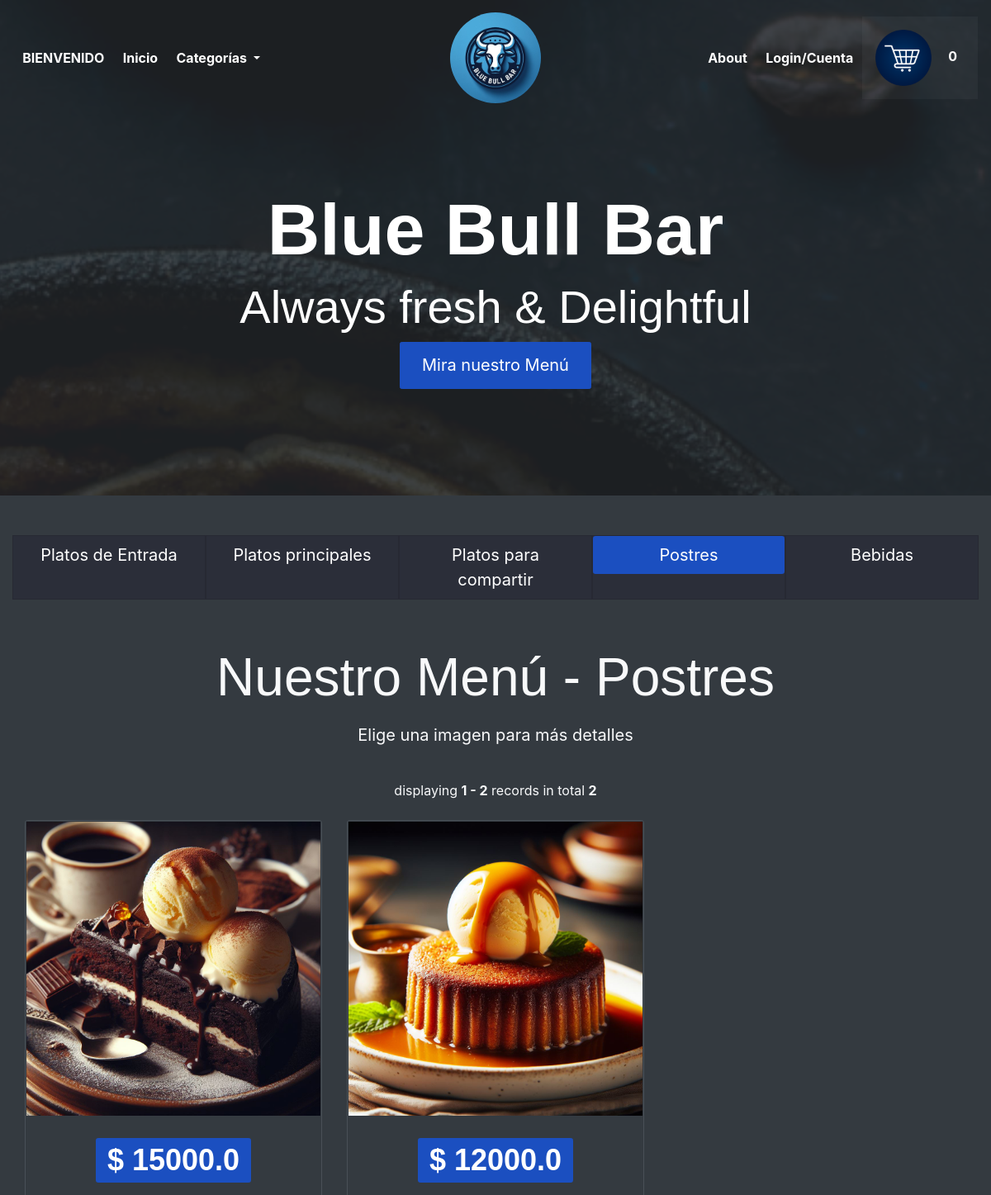
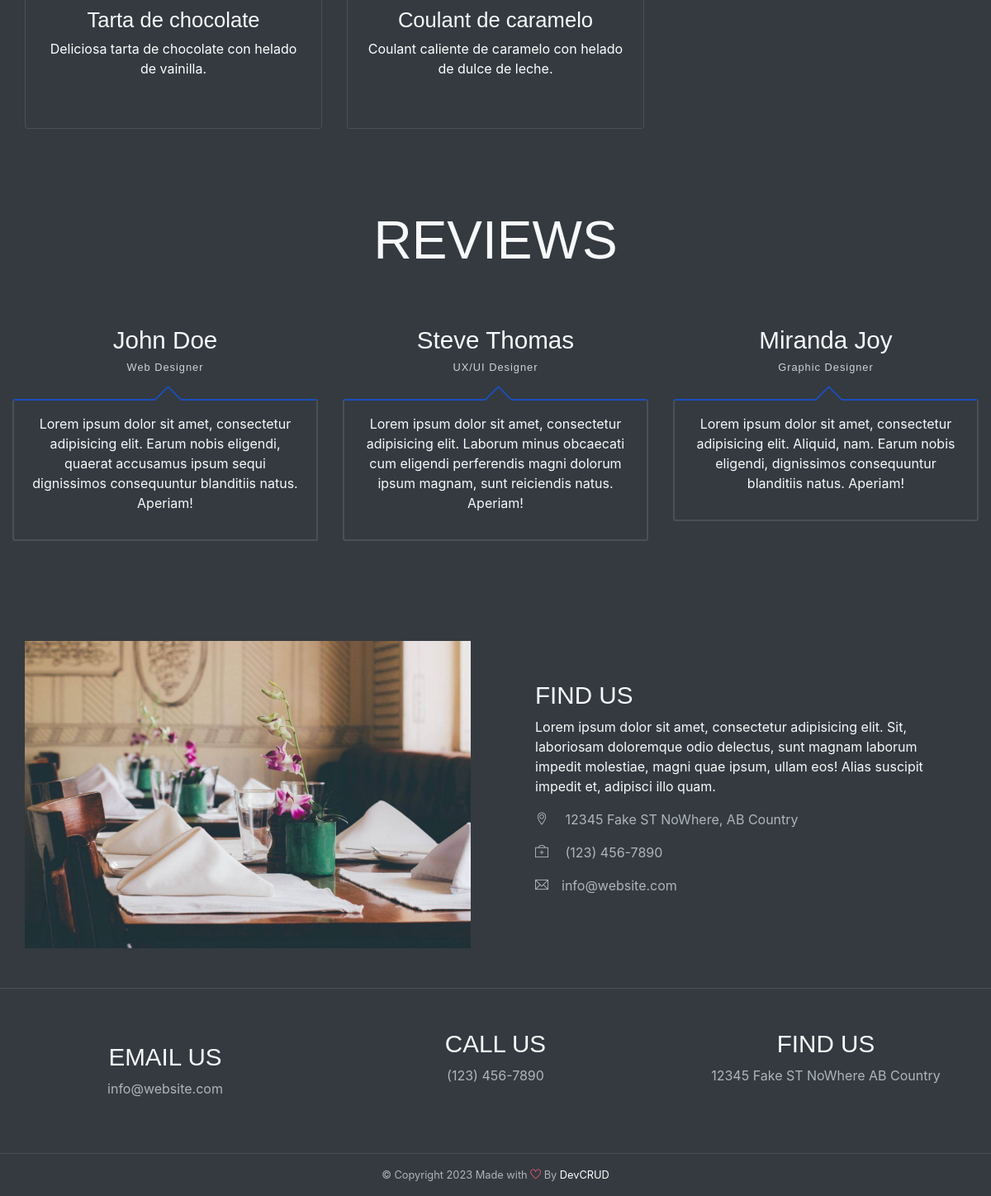
The page /categoria/Postre on the database its author committed (2 pictures, top to bottom).
### tables this page shows
CREATE TABLE Menu (
            id INTEGER PRIMARY KEY,
            nombre TEXT NOT NULL,
            descripcion TEXT,
            precio REAL NOT NULL,
            categoria TEXT NOT NULL,
            imagen TEXT NOT NULL
        );

### app/inicio/routes.py (the view)
@inicio_bp.route('/categoria/<categoria>')
def platos_por_categoria(categoria):
    page = request.args.get('page', 1, type=int)
    offset = (page - 1) * PER_PAGE
    menu=obtener_por_categoria(categoria,offset)
    total_items =obtener_total_menu(categoria)
    pagination = Pagination(page=page, total=total_items, per_page=PER_PAGE, bs_version=4,
        display_msg="Mostrando {start} - {end} de {total} registros en total")
    if categoria=='Entrada':
        cat='Platos de Entrada'
    elif categoria=='Principal':
        cat='Platos Principales'
    elif categoria=='Compartir':
        cat='Platos para Compartir'
    elif categoria=='Postre':
        cat='Postres'
    elif categoria=='Bebida':
        cat='Bebidas'
    else:
        abort(404)
    usuario=None
    if 'email' in session:
        email_usuario=session['email']
        usuario=obtener_por_email(email_usuario)
    cart=obtener_carrito()
    return render_template('inicio.html',usuario=usuario,categoria=cat,menu=menu, total_items_cart=cart.total_items(), pagination=pagination)

### app/models/cart.py (called while the page is built)
    def total_items(self):
        total=0
        for item in self.items:
            total+=item.cantidad
        return total

    def to_dict(self):
        return {
            'items': [
                {
                    'item_id': item.item_id,
                    'cantidad': item.cantidad,
                    'precio_cantidad': item.precio_cantidad
                }
                for item in self.items
            ]
        }

### app/services/cart.py (called while the page is built)
def obtener_carrito():
    if 'cart' not in session:
        cart = Cart()
        session['cart'] = cart.to_dict()
    else:
        cart = Cart.from_dict(session['cart'])
    return cart

### app/services/menu_service.py (called while the page is built)
def obtener_total_menu(opcion):
    try:
        db_path = current_app.config['DATABASE_URI'].replace('sqlite:///', '')
        conn = sqlite3.connect(db_path)
        cursor = conn.cursor()
        if opcion=='all':
            cursor.execute("SELECT COUNT(*) FROM Menu")
        else:
            cursor.execute(f"SELECT COUNT(*) FROM Menu where categoria='{opcion}'")
        total_items = cursor.fetchone()[0]
        conn.close()
        return total_items
    except Exception as e:
        print("Error al obtener el menu: ", str(e))
        raise e

def obtener_por_categoria(categoria,offset=0):
    db_path = current_app.config['DATABASE_URI'].replace('sqlite:///', '')
    conn = sqlite3.connect(db_path)
    cursor = conn.cursor()
    query = f"SELECT * FROM Menu WHERE categoria='{categoria}' LIMIT {PER_PAGE} OFFSET {offset}"
    cursor.execute(query)
    items = [MenuItem(*row) for row in cursor.fetchall()]
    conn.close()
    return items

### app/inicio/templates/inicio.html (shortened to what this page needs)
{% extends "base.html"%}
{% block content %}
<header id="home" class="header">
    <div class="overlay text-white text-center"><br><br>
        <h1 class="display-2 font-weight-bold  mt-5">Blue Bull Bar</h1>
        <h2 class="display-4 mb-2">Always fresh &amp; Delightful</h2>
        <a class="btn btn-lg btn-primary" href="#menu">Mira nuestro Menú</a>
    </div>
</header>
<div id="menu" class="container-fluid bg-dark text-light py-5 text-center wow fadeIn">
    <div class="row justify-content-center">
        <div class="col-sm-12 col-md-12 mb-5">
            <ul class="nav nav-pills nav-justified" id="pills-tab" role="tablist">
                <li class="nav-item"
                    style="font-size: 15pt; color: #fff; border: solid 0.1px rgba(0,0,0,0.1); background-color: #08032033; ">
                    <a class="nav-link {% if categoria == 'Platos de Entrada' %}active{% endif %}"
                        href="{{url_for('inicio.platos_por_categoria', categoria='Entrada')}}">Platos de Entrada</a>
                </li>
                <li class="nav-item"
                    style="font-size: 15pt; color: #fff; border: solid 0.1px rgba(0,0,0,0.1); background-color: #08032033; ">
                    <a class="nav-link {% if categoria == 'Platos Principales' %}active{% endif %}"
                        href="{{url_for('inicio.platos_por_categoria', categoria='Principal')}}">Platos
                        principales</a>
                </li>
                <li class="nav-item"
                    style="font-size: 15pt; color: #fff; border: solid 0.1px rgba(0,0,0,0.1); background-color: #08032033; ">
                    <a class="nav-link {% if categoria == 'Platos para Compartir' %}active{% endif %}"
                        href="{{url_for('inicio.platos_por_categoria', categoria='Compartir')}}">Platos para
                        compartir</a>
                </li>
                <li class="nav-item"
                    style="font-size: 15pt; color: #fff; border: solid 0.1px rgba(0,0,0,0.1); background-color: #08032033; ">
                    <a class="nav-link {% if categoria == 'Postres' %}active{% endif %}"
                        href="{{url_for('inicio.platos_por_categoria', categoria='Postre')}}">Postres</a>
                </li>
                <li class="nav-item"
                    style="font-size: 15pt; color: #fff; border: solid 0.1px rgba(0,0,0,0.1); background-color: #08032033; ">
                    <a class="nav-link {% if categoria == 'Bebidas' %}active{% endif %}"
                        href="{{url_for('inicio.platos_por_categoria', categoria='Bebida')}}">Bebidas</a>
                </li>
            </ul>
        </div>
    </div>
    <div class="tab-content" id="pills-tabContent">
        <h2 class="section-title py-2">Nuestro Menú - {{categoria}}</h2>
        <p style="font-size: 15pt;">Elige una imagen para más detalles</p>
        <br>
        <div class="tab-pane fade show active" id="foods" role="tabpanel" aria-labelledby="pills-home-tab">
            <div class="text-center">
                {{ pagination.info }}
            </div>
            <br>
            <div class="row gallary">
                {% for item_menu in menu %}
                <div class="col-md-4">
                    <div class="card bg-transparent border my-3 my-md-0">
                        <div class="gallary-item wow fadeIn">
                            {% if item_menu.imagen.startswith('http') %}
                            <img src="{{ item_menu.imagen }}" alt="template by DevCRID http://www.devcrud.com/"
                                class="rounded-0 card-img-top mg-responsive gallary-img">
                            {% else %}
                            <img src="{{ url_for('static', filename='img/menu/' + item_menu.imagen) }}"
                                alt="template by DevCRID http://www.devcrud.com/"
                                class="rounded-0 card-img-top mg-responsive gallary-img">
                            {% endif %}
                        </div>
                        <div class="card-body" style="height: 250px; overflow: hidden;">
                            <h1 class="text-center mb-4"><a href="#" class="badge badge-primary">$ {{ item_menu.precio
                                    }}</a></h1>
                            <h4 class="pt20 pb20">{{ item_menu.nombre }}</h4>
                            <p class="text-white">{{ item_menu.descripcion }}</p>
                        </div>
                    </div>
                </div>
                {% endfor %}
            </div>
        </div>
    </div>
</div>
<div id="testmonial" class="container-fluid wow fadeIn bg-dark text-light has-height-lg middle-items">
    <h2 class="section-title my-5 text-center">REVIEWS</h2>
    <div class="row mt-3 mb-5">
        <div class="col-md-4 my-3 my-md-0">
            <div class="testmonial-card">
                <h3 class="testmonial-title">John Doe</h3>
                <h6 class="testmonial-subtitle">Web Designer</h6>
                <div class="testmonial-body">
                    <p>Lorem ipsum dolor sit amet, consectetur adipisicing elit. Earum nobis eligendi, quaerat
                        accusamus ipsum sequi dignissimos consequuntur blanditiis natus. Aperiam!</p>
                </div>
            </div>
        </div>
        <div class="col-md-4 my-3 my-md-0">
            <div class="testmonial-card">
                <h3 class="testmonial-title">Steve Thomas</h3>
                <h6 class="testmonial-subtitle">UX/UI Designer</h6>
                <div class="testmonial-body">
                    <p>Lorem ipsum dolor sit amet, consectetur adipisicing elit. Laborum minus obcaecati cum
                        eligendi perferendis magni dolorum ipsum magnam, sunt reiciendis natus. Aperiam!</p>
                </div>
            </div>
        </div>
        <div class="col-md-4 my-3 my-md-0">
            <div class="testmonial-card">
                <h3 class="testmonial-title">Miranda Joy</h3>
                <h6 class="testmonial-subtitle">Graphic Designer</h6>
                <div class="testmonial-body">
                    <p>Lorem ipsum dolor sit amet, consectetur adipisicing elit. Aliquid, nam. Earum nobis eligendi,
                        dignissimos consequuntur blanditiis natus. Aperiam!</p>
                </div>
            </div>
        </div>
    </div>
</div>
{% endblock %}

### rows shown on the page
Menu: imagen (picture), precio "15000.0", nombre "Tarta de chocolate", descripcion "Deliciosa tarta de chocolate con helado de vainilla."
Menu: imagen (picture), precio "12000.0", nombre "Coulant de caramelo", descripcion "Coulant caliente de caramelo con helado de dulce de leche."

### other values the page prints
{{ total_items_cart }} "0"
{{ categoria }} "Postres"
{{ pagination.info }} "displaying 1 - 2 records in total 2"
